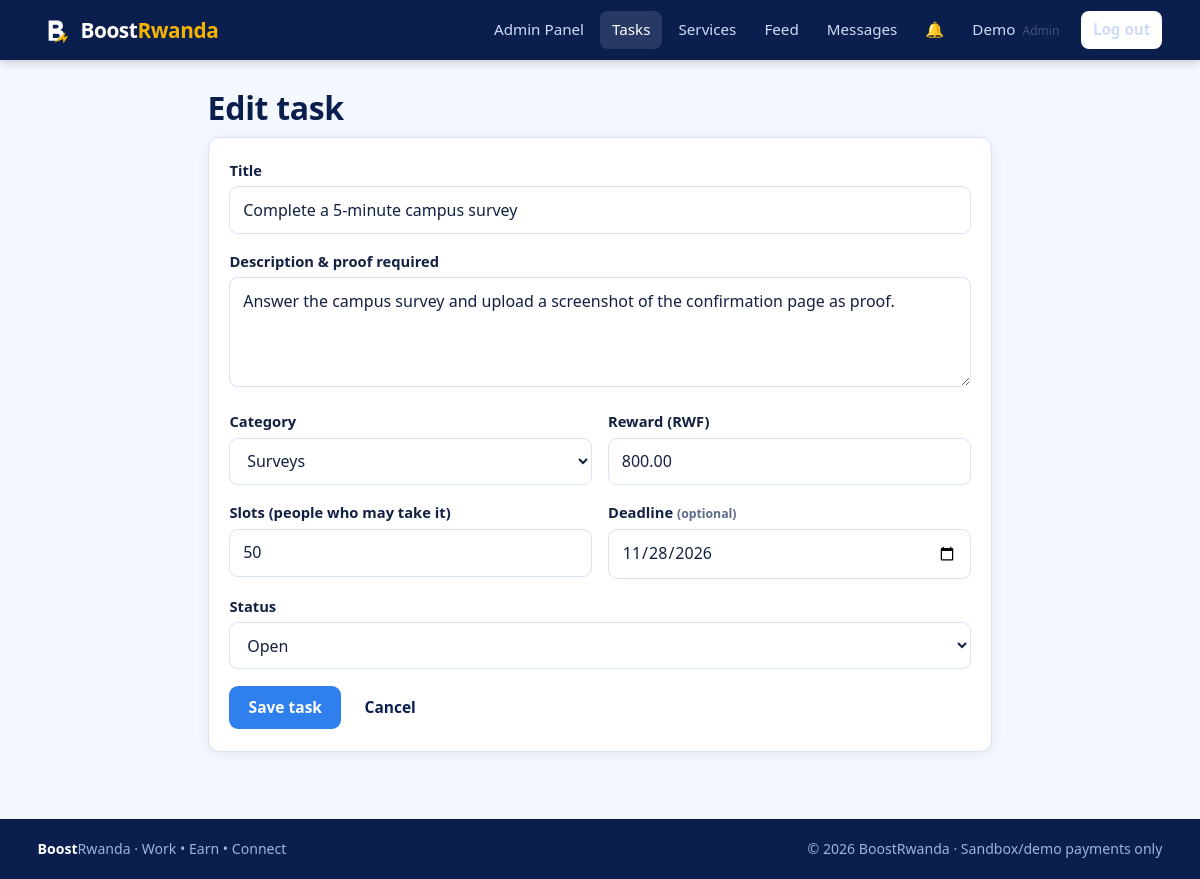
Screenshot of /tasks/create.php?id=2 (signed in) with the database file from the repository.
### tables this page shows
CREATE TABLE users (
  id            INT UNSIGNED AUTO_INCREMENT PRIMARY KEY,
  member_id     VARCHAR(12)  NULL UNIQUE,                  
  full_name     VARCHAR(100) NOT NULL,
  student_id    VARCHAR(30)  NULL,                          
  email         VARCHAR(150) NOT NULL UNIQUE,
  phone         VARCHAR(20)  NOT NULL,
  password_hash VARCHAR(255) NOT NULL,                      
  role          ENUM('member','freelancer','advertiser','admin','school') NOT NULL DEFAULT 'member',
  status        ENUM('active','suspended') NOT NULL DEFAULT 'active',
  created_at    TIMESTAMP NOT NULL DEFAULT CURRENT_TIMESTAMP,
  last_login    DATETIME NULL,
  INDEX idx_users_role (role),
  INDEX idx_users_status (status),
  INDEX idx_users_student (student_id)
);

CREATE TABLE tasks (
  id          INT UNSIGNED AUTO_INCREMENT PRIMARY KEY,
  creator_id  INT UNSIGNED NOT NULL,
  category_id INT UNSIGNED NOT NULL,
  title       VARCHAR(150) NOT NULL,
  description TEXT NOT NULL,
  reward      DECIMAL(12,2) NOT NULL,
  slots       INT UNSIGNED NOT NULL DEFAULT 1,              
  status      ENUM('open','closed') NOT NULL DEFAULT 'open',
  deadline    DATE NULL,
  created_at  TIMESTAMP NOT NULL DEFAULT CURRENT_TIMESTAMP,
  FOREIGN KEY (creator_id)  REFERENCES users(id),
  FOREIGN KEY (category_id) REFERENCES categories(id),
  INDEX idx_tasks_status (status),
  INDEX idx_tasks_category (category_id),
  FULLTEXT KEY ft_tasks (title, description)
);

CREATE TABLE categories (
  id   INT UNSIGNED AUTO_INCREMENT PRIMARY KEY,
  name VARCHAR(60) NOT NULL,
  type ENUM('task','service') NOT NULL,
  UNIQUE KEY uq_category (name, type)
);

### config/database.php (called while the page is built, shortened)
<?php
function db(): PDO
{
    static $pdo = null;
    if ($pdo === null) {
        $c = app_config()['db'];
        $dsn = "mysql:host={$c['host']};dbname={$c['name']};charset={$c['charset']}";
        try {
            $pdo = new PDO($dsn, $c['user'], $c['pass'], [
                PDO::ATTR_ERRMODE            => PDO::ERRMODE_EXCEPTION,
                PDO::ATTR_DEFAULT_FETCH_MODE => PDO::FETCH_ASSOC,
                PDO::ATTR_EMULATE_PREPARES   => false,
            ]);
        } catch (PDOException $e) {
            error_log('DB connection failed: ' . $e->getMessage());
            http_response_code(500);
            exit('Database connection failed. Check config/config.php and that MySQL is running.');
        }
    }
    return $pdo;
}
function q(string $sql, array $params = []): PDOStatement
{
    $st = db()->prepare($sql);
    $st->execute($params);
    return $st;
}
function fetch_all(string $sql, array $params = []): array { return q($sql, $params)->fetchAll(); }
function fetch_one(string $sql, array $params = []): ?array { $r = q($sql, $params)->fetch(); return $r ?: null; }

### includes/auth.php (called while the page is built, shortened)
<?php
function current_user(): ?array
{
    static $user = false;
    if ($user === false) {
        $user = null;
        if (!empty($_SESSION['user_id'])) {
            $u = fetch_one('SELECT id, member_id, full_name, email, phone, role, status FROM users WHERE id=?', [$_SESSION['user_id']]);
            if ($u && $u['status'] === 'active') { $user = $u; } else { unset($_SESSION['user_id']); }
        }
    }
    return $user;
}
function role_home(string $role): string
{
    return ['admin' => 'admin/dashboard.php', 'school' => 'school/dashboard.php',
            'advertiser' => 'advertiser/dashboard.php'][$role] ?? 'user/dashboard.php';
}
function require_login(): array
{
    $u = current_user();
    return $u;
}
function require_role(array $roles): array
{
    $u = require_login();
    return $u;
}

### config/config.php (called while the page is built)
<?php
return [
    'app_name'  => 'BoostRwanda',
    'base_url'  => '/BoostRwanda',
    'currency'  => 'RWF',
    'debug'     => false,
    'db' => [
        'host'    => '127.0.0.1',
        'name'    => 'boostrwanda_db',
        'user'    => 'root',
        'pass'    => '',
        'charset' => 'utf8mb4',
    ],
    'upload_max_bytes' => 2 * 1024 * 1024,
    'upload_allowed'   => [
        'jpg' => 'image/jpeg', 'jpeg' => 'image/jpeg',
        'png' => 'image/png',  'pdf'  => 'application/pdf',
    ],
    'max_login_attempts' => 5,
    'lockout_minutes'    => 15,
    'session_idle_secs'  => 7200,
    'payment' => [
        'mode'           => 'sandbox',
        'webhook_secret' => 'change-me-sandbox-secret',
    ],
];

### includes/bootstrap.php (called while the page is built, shortened)
<?php
function app_config(): array
{
    static $cfg = null;
    if ($cfg === null) { $cfg = require ROOT_PATH . '/config/config.php'; }
    return $cfg;
}
require_once ROOT_PATH . '/config/database.php';
require_once ROOT_PATH . '/includes/functions.php';
require_once ROOT_PATH . '/includes/auth.php';
require_once ROOT_PATH . '/includes/tasks_lib.php';

### includes/functions.php (called while the page is built, shortened)
<?php
function e($v): string { return htmlspecialchars((string)$v, ENT_QUOTES | ENT_SUBSTITUTE, 'UTF-8'); }
function url(string $path = ''): string { return rtrim(app_config()['base_url'], '/') . '/' . ltrim($path, '/'); }

### includes/tasks_lib.php (called while the page is built, shortened)
<?php
function categories_of(string $type): array
{
    return fetch_all('SELECT id, name FROM categories WHERE type=? ORDER BY name', [$type]);
}

### tasks/create.php (the view, shortened to what this page needs)
<?php
require_once __DIR__ . '/../includes/bootstrap.php';
$user = require_role(['admin']);
$id = (int)($_GET['id'] ?? 0);
$task = $id ? fetch_one('SELECT * FROM tasks WHERE id=?', [$id]) : null;
$v = fn($k, $d = '') => e($_POST[$k] ?? ($task[$k] ?? $d));
$pageTitle = $task ? 'Edit task' : 'New task';
include __DIR__ . '/../includes/header.php';
?>
<div class="container mid">
  <div class="page-head"><h1><?= e($pageTitle) ?></h1></div>
  <div class="card">
    <form method="post"><?= csrf_field() ?>
      <div class="form-group"><label for="title">Title</label><input id="title" name="title" value="<?= $v('title') ?>" required maxlength="150"></div>
      <div class="form-group"><label for="description">Description &amp; proof required</label><textarea id="description" name="description" required maxlength="4000"><?= $v('description') ?></textarea></div>
      <div class="form-row">
        <div class="form-group"><label for="category_id">Category</label><select id="category_id" name="category_id">
          <?php foreach (categories_of('task') as $c): ?><option value="<?= (int)$c['id'] ?>" <?= (int)($_POST['category_id'] ?? ($task['category_id'] ?? 0)) === (int)$c['id'] ? 'selected' : '' ?>><?= e($c['name']) ?></option><?php endforeach; ?></select></div>
        <div class="form-group"><label for="reward">Reward (<?= e(app_config()['currency']) ?>)</label><input id="reward" name="reward" inputmode="decimal" value="<?= $v('reward') ?>" required></div>
      </div>
      <div class="form-row">
        <div class="form-group"><label for="slots">Slots (people who may take it)</label><input id="slots" name="slots" type="number" min="1" value="<?= $v('slots', '1') ?>" required></div>
        <div class="form-group"><label for="deadline">Deadline <small>(optional)</small></label><input id="deadline" name="deadline" type="date" value="<?= $v('deadline') ?>"></div>
      </div>
      <div class="form-group"><label for="status">Status</label><select id="status" name="status">
        <?php foreach (['open', 'closed'] as $s): ?><option value="<?= $s ?>" <?= ($_POST['status'] ?? ($task['status'] ?? 'open')) === $s ? 'selected' : '' ?>><?= ucfirst($s) ?></option><?php endforeach; ?></select></div>
      <button class="btn btn-primary" type="submit">Save task</button> <a class="btn btn-light" href="<?= e(url('admin/tasks.php')) ?>">Cancel</a>
    </form>
  </div>
</div>
<?php include __DIR__ . '/../includes/footer.php'; ?>

### includes/navbar.php (shortened to what this page needs)
<?php
$__links = [];
if ($__u) {
    switch ($__u['role']) {
        case 'admin':
            $__links = ['admin/dashboard.php' => 'Admin Panel', 'tasks/index.php' => 'Tasks', 'services/index.php' => 'Services',
                        'social/index.php' => 'Feed', 'messages/index.php' => 'Messages'];
            break;
    }
}
$__here = ltrim(str_replace(rtrim(app_config()['base_url'], '/'), '', parse_url($_SERVER['REQUEST_URI'], PHP_URL_PATH)), '/');
$__active = array_key_exists($__here, $__links) ? $__here : null;
if (!$__active) { foreach (array_keys($__links) as $__p) { if (strpos($__here, dirname($__p) . '/') === 0) { $__active = $__p; break; } } }
?>
<header class="topbar">
  <div class="container topbar-inner">
    <a class="brand" href="<?= e(url($__u ? role_home($__u['role']) : '')) ?>">
      <img src="<?= e(url('assets/images/logo.svg')) ?>" alt="" width="34" height="34">
      <span>Boost<b>Rwanda</b></span>
    </a>
    <nav id="nav" class="nav">
      <?php foreach ($__links as $path => $label): ?>
        <a class="<?= $path === $__active ? 'active' : '' ?>" href="<?= e(url($path)) ?>"><?= e($label) ?></a>
      <?php endforeach; ?>
      <?php if ($__u): ?>
        <a class="bell" href="<?= e(url('user/notifications.php')) ?>" title="Notifications">&#128276;<span id="notif-count" class="count" <?= ($n = unread_notifications((int)$__u['id'])) ? '' : 'hidden' ?>><?= (int)$n ?></span></a>
        <a href="<?= e(url('user/profile.php')) ?>" class="nav-user"><?= e(explode(' ', $__u['full_name'])[0]) ?> <small><?= e($__u['role']) ?></small></a>
        <a class="btn btn-light btn-sm" href="<?= e(url('auth/logout.php')) ?>">Log out</a>
      <?php else: ?>
        <a href="<?= e(url('auth/login.php')) ?>">Log in</a>
        <a class="btn btn-gold btn-sm" href="<?= e(url('auth/register.php')) ?>">Join free</a>
      <?php endif; ?>
    </nav>
  </div>
</header>

### assets/css/style.css (style rules this page uses)
:root { --navy:#0a1f4d; --navy-2:#13306e; --blue:#2f80ed; --sky:#e6f0fc; --sky-2:#cfe2fa; --gold:#f5b301; --ink:#122042; --muted:#5b6a8a; --line:#d9e3f3; --bg:#f4f8fe; --white:#fff; --ok:#1a9d5c; --warn:#d98a00; --bad:#d6393b; --radius:12px; --shadow:0 2px 14px rgba(10,31,77,.08); font-family:"Segoe UI",system-ui,-apple-system,Roboto,Arial,sans-serif; }
* { box-sizing:border-box }
html { scroll-behavior:smooth }
body { margin:0;background:var(--bg);color:var(--ink);line-height:1.55;font-size:16px }
h1,h2,h3 { line-height:1.2;color:var(--navy);margin:0 0 .5em;letter-spacing:-.01em }
h1 { font-size:2rem }
a { color:var(--blue) }
img { max-width:100% }
small,.muted { color:var(--muted) }
.container { width:100%;max-width:1160px;margin:0 auto;padding:0 1.1rem }
.container.mid { max-width:820px }
.topbar { background:var(--navy);color:#fff;position:sticky;top:0;z-index:50;box-shadow:0 2px 10px rgba(0,0,0,.2) }
.topbar-inner { display:flex;align-items:center;justify-content:space-between;gap:1rem;min-height:60px }
.brand { display:flex;align-items:center;gap:.55rem;color:#fff;text-decoration:none;font-size:1.3rem;font-weight:700;letter-spacing:-.02em }
.brand b { color:var(--gold) }
.nav { display:flex;align-items:center;gap:.25rem;flex-wrap:wrap }
.nav>a { color:#cfdcf5;text-decoration:none;padding:.45rem .75rem;border-radius:8px;font-size:.95rem }
.nav>a:hover,.nav>a.active { background:rgba(255,255,255,.12);color:#fff }
.nav .btn { margin-left:.35rem }
.nav-user small { opacity:.7;font-size:.75rem;margin-left:.2rem;text-transform:capitalize }
.bell { position:relative }
.btn { display:inline-block;border:0;border-radius:9px;padding:.65rem 1.2rem;font-size:.97rem;font-weight:600;cursor:pointer;text-decoration:none;font-family:inherit;transition:transform .08s,filter .15s }
.btn-primary { background:var(--blue);color:#fff }
.btn-light { background:#fff;color:var(--navy) }
.btn-sm { padding:.35rem .8rem;font-size:.85rem }
.card { background:#fff;border:1px solid var(--line);border-radius:var(--radius);padding:1.3rem;box-shadow:var(--shadow);margin-bottom:1.2rem }
.form-group { margin-bottom:1rem }
label { display:block;font-weight:600;margin-bottom:.3rem;font-size:.92rem }
input,select,textarea { width:100%;padding:.65rem .8rem;border:1.5px solid var(--line);border-radius:9px;font:inherit;background:#fff;color:var(--ink) }
textarea { min-height:110px;resize:vertical }
.form-row { display:grid;grid-template-columns:1fr 1fr;gap:1rem }

### assets/css/dashboard.css (style rules this page uses)
.page-head { display:flex;justify-content:space-between;align-items:flex-end;gap:1rem;flex-wrap:wrap;padding:1.8rem 0 .6rem }
.page-head h1 { margin:0 }

### rows the page displays
users: full_name "Demo", role "Admin"
tasks: title "Complete a 5-minute campus survey", description "Answer the campus survey and upload a screenshot of the confirmation page as proof.", category_id "Surveys", reward "800.00", slots "50", deadline "11/28/2026", status "Open"

### other values shown
$label "Admin Panel"
$label "Tasks"
$label "Services"
$label "Feed"
$label "Messages"
$pageTitle "Edit task"
app_config()['currency'] "RWF"
